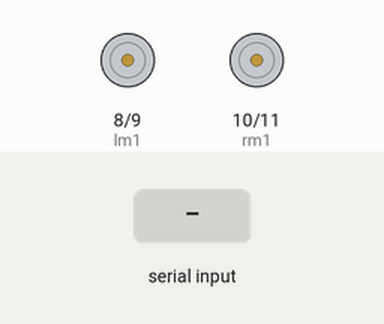
A sketch run on a simulated Arduino Uno, built with avr-gcc and run on an emulated ATmega328P. Shown: motor-driver pin pairs drawn as motors (green arrow = first pin HIGH = forward, orange = second pin HIGH = backward, longer = more drive). Inputs (shaded band) come from the test bench.

Above: at 1.2 s.
1.3 s: "F" received over Serial
At 2.5 s:
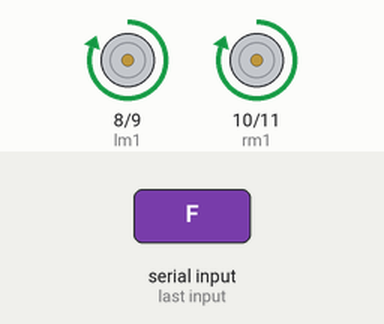
2.8 s: "B" received over Serial
At 3.7 s:
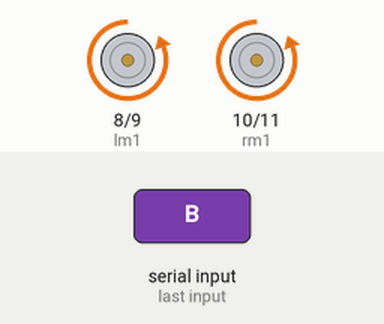
4.3 s: "L" received over Serial
At 4.9 s:
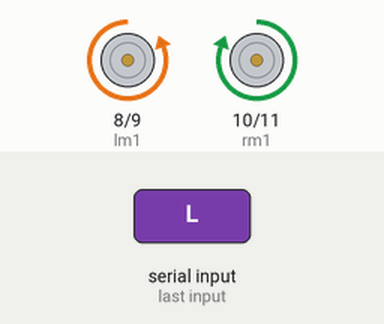
5.8 s: "R" received over Serial
At 7.0 s:
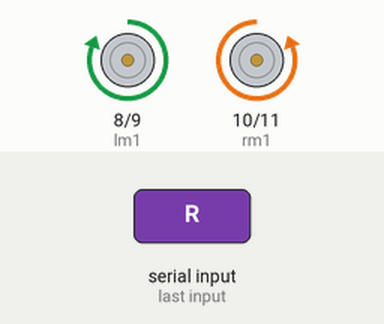
7.3 s: "S" received over Serial
At 8.4 s:
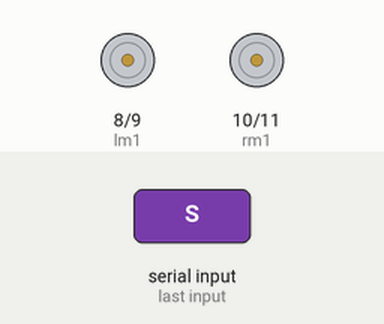
Timing chart, 0 to 9.8 s (numbered marks = the images above; inputs shaded):
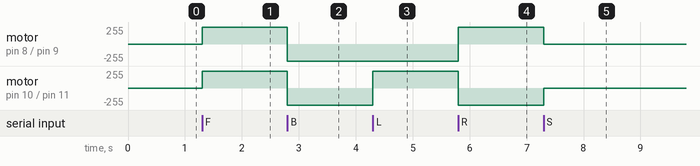

The sketch:

Gesture_controll_wheelchair_code.ino
```cpp
// Gesture-controlled wheelchair code by "RAVITEJA-KADARI"
//controll using mobile bluetooth app
//gesture from mobile app

// Pin definitions for motor control
int lm1 = 8; // Left motor output 1
int lm2 = 9; // Left motor output 2
int rm1 = 10; // Right motor output 1
int rm2 = 11; // Right motor output 2

// Variable to store the command from Bluetooth
char d = 0;

void setup() {
  // Set motor pins as output
  pinMode(lm1, OUTPUT);
  pinMode(lm2, OUTPUT);
  pinMode(rm1, OUTPUT);
  pinMode(rm2, OUTPUT);

  // Initialize serial communication with Bluetooth
  Serial.begin(38400);

  // Initially stop the wheelchair
  stop();
}

void loop() {
  // Check if data is available from Bluetooth
  if (Serial.available() > 0) {
    d = Serial.read(); // Read the command from Bluetooth

    // Perform actions based on the received command
    if (d == 'F') {
      forward();
    }
    if (d == 'B') {
      backward();
    }
    if (d == 'L') {
      left();
    }
    if (d == 'R') {
      right();
    }
    if (d == 'S') {
      stop(); // Stop the wheelchair
    }
  }
}

// Move forward
void forward() {
  digitalWrite(lm1, HIGH);
  digitalWrite(lm2, LOW);
  digitalWrite(rm1, HIGH);
  digitalWrite(rm2, LOW);
}

// Move backward
void backward() {
  digitalWrite(lm1, LOW);
  digitalWrite(lm2, HIGH);
  digitalWrite(rm1, LOW);
  digitalWrite(rm2, HIGH);
}

// Turn left
void left() {
  digitalWrite(lm1, LOW);
  digitalWrite(lm2, HIGH);
  digitalWrite(rm1, HIGH);
  digitalWrite(rm2, LOW);
}

// Turn right
void right() {
  digitalWrite(lm1, HIGH);
  digitalWrite(lm2, LOW);
  digitalWrite(rm1, LOW);
  digitalWrite(rm2, HIGH);
}

// Stop the wheelchair
void stop() {
  digitalWrite(lm1, LOW);
  digitalWrite(lm2, LOW);
  digitalWrite(rm1, LOW);
  digitalWrite(rm2, LOW);
}
```

Measured:
- after the input at 1.3 s, motor on pin 8 (lm1) / pin 9 (lm2), motor on pin 10 (rm1) / pin 11 (rm2): stopped → forward 255/255 at once
- after the input at 2.8 s, motor on pin 8 (lm1) / pin 9 (lm2), motor on pin 10 (rm1) / pin 11 (rm2): forward 255/255 → backward 255/255 at once
- after the input at 4.3 s, motor on pin 10 (rm1) / pin 11 (rm2): backward 255/255 → forward 255/255 at once
- after the input at 5.8 s, motor on pin 8 (lm1) / pin 9 (lm2): backward 255/255 → forward 255/255 at once; motor on pin 10 (rm1) / pin 11 (rm2): forward 255/255 → backward 255/255 at once
- after the input at 7.3 s, motor on pin 8 (lm1) / pin 9 (lm2): forward 255/255 → stopped at once; motor on pin 10 (rm1) / pin 11 (rm2): backward 255/255 → stopped at once
